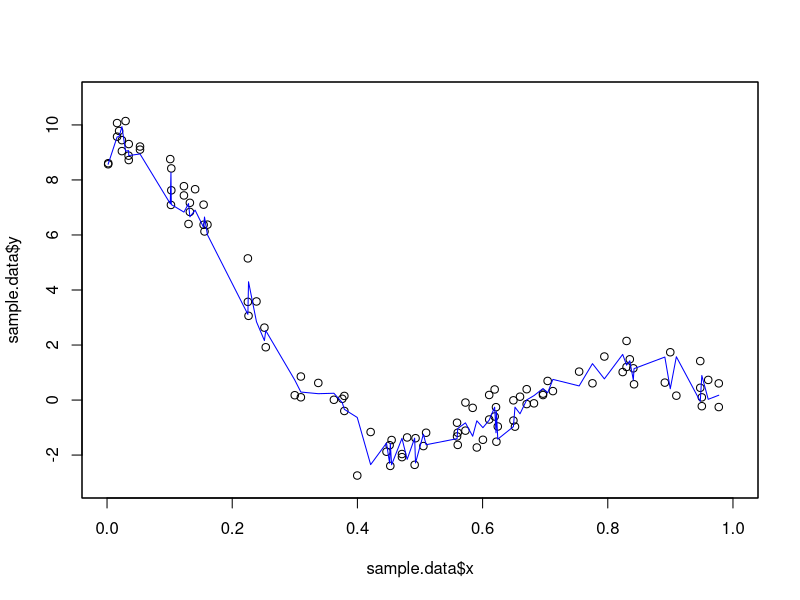
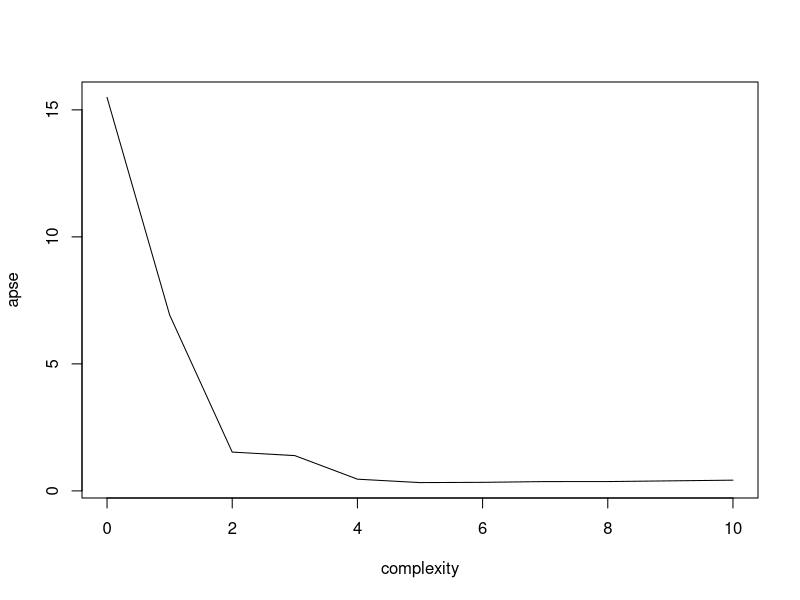
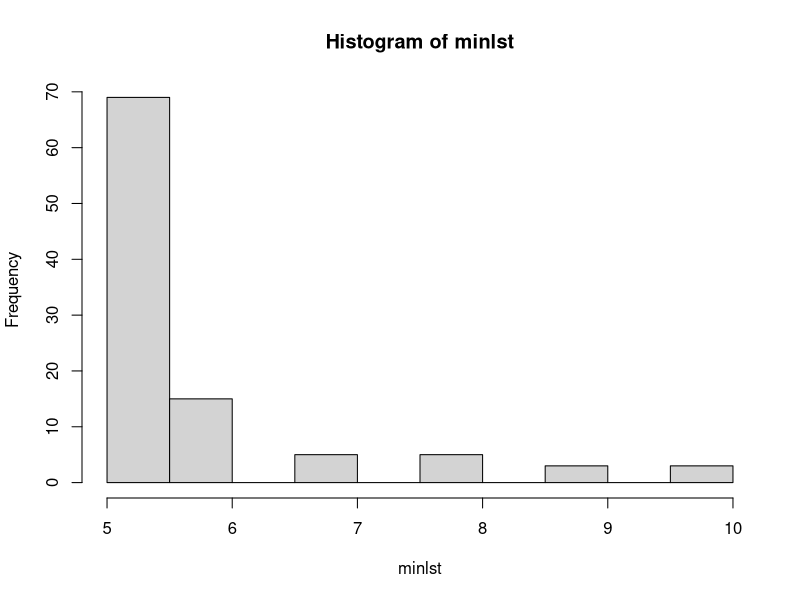

Write the R code that produced these figures, in order.
## ---- chunk 1
knitr::opts_chunk$set(echo = TRUE)
## ---- chunk 2
options(warn=-1)

rm(list=ls())
n=100
set.seed(341)
N <- 125
# Get some x's
x <- runif(N, 0, 1)
x = rep(x, each=2)
mu <- function(x) { sin( 3*pi*x )/x }
# generate some ys
y <- mu(x) + rnorm(N, 0, .6)
# Here's the data
fake.data = data.frame(x=x, y=y)
fake.sample = sample(nrow(fake.data), n)
sample.data = fake.data[fake.sample,]

getmuFun <- function(pop, xvarname, yvarname){
  ## First remove NAs
  pop <- na.omit(pop[, c(xvarname, yvarname)])
  x <- pop[, xvarname]
  y <- pop[, yvarname]
  xks <- unique(x)
  muVals <- sapply(xks,
                   FUN = function(xk) {
                     mean(y[x==xk])
                   })
  ## Put the values in the order of xks
  ord <- order(xks)
  xks <- xks[ord]
  xkRange <-xks[c(1,length(xks))]
  minxk <- min(xkRange) 
  maxxk <- max(xkRange)
  ## mu values
  muVals <- muVals[ord]
  muRange <- muVals[c(1, length(muVals))]
  muFun <- function(xVals){
    ## vector of predictions
    ## same size as xVals and NA in same locations
    predictions <- xVals
    ## Take care of NAs
    xValsLocs <- !is.na(xVals)
    ## Just predict non-NA xVals
    predictions[xValsLocs] <- sapply(xVals[xValsLocs],
                                     FUN = function(xVal) {
                                       if (xVal < minxk) {
                                         result <- muRange[1]
                                       } else
                                         if(xVal > maxxk) {
                                           result <- muRange[2]
                                         } else
                                         {
                                           xlower <- max(c(minxk, xks[xks < xVal]))
                                           xhigher <- min(c(maxxk, xks[xks > xVal]))
                                           mulower <- muVals[xks == xlower]
                                           muhigher <- muVals[xks == xhigher]
                                           interpolateFn <- approxfun(x=c(xlower, xhigher),
                                                                      y=c(mulower, muhigher))
                                           result <- interpolateFn(xVal)
                                         }
                                       result
                                     }
    )
    ## Now return the predictions (including NAs)
    predictions
  }
  muFun
}


muhat <- getmuFun(sample.data, "x", "y")
plot(sample.data$x,sample.data$y, xlim = c(0,1), ylim = c(-3,11))
par(new = TRUE)
plot(x = sort(sample.data$x), y = muhat(sort(sample.data$x)), xlim = c(0,1), ylim = c(-3,11), yaxt = "n", 
     xaxt = "n", col = "blue", xlab ="", ylab = "", type = "l")
par(new = FALSE)


## ---- chunk 3
popSize <- function(pop) {nrow(as.data.frame(pop))}


### This function will return a data frame containing
### only two variates, an x and a y
getXYSample <- function(xvarname, yvarname, samp, pop) {
  sampData <- pop[samp, c(xvarname, yvarname)]
  names(sampData) <- c("x", "y")
  sampData
}


kfoldsampfn<- function(k, pop, xvarname,yvarname) {
  #list = list(Ssamples, Tsamples)
  #split pop into k groups randomly 
  N <- popSize(pop)
  grpsize <- N%/% k
  N <- grpsize * k  #make sure divisible
  ind = sample(rep(1:k,each = grpsize))
  indlst <- split(1:N,ind)
  
  Ssamples <- list()
  Tsamples <- list()
  
  for (i in 1:k){
   Sind <- unlist(indlst[paste(combn(k,k-1)[,i])]) 
   Ssamples[[i]] <- getXYSample(xvarname, yvarname, Sind, pop)
   Tind <- unlist(indlst[paste(k-i+1)])
   Tsamples[[i]] <- getXYSample(xvarname, yvarname, Tind, pop)
   }
  
  list(Ssamples, Tsamples)
}

## ---- chunk 4
getmuhat <- function(sampleXY, complexity = 1) {
  formula <- paste0("y ~ ",
                    if (complexity==0) {
                      "1"
                    } else 
                      paste0("poly(x, ", complexity, ", raw = TRUE)") 
  )
  
  fit <- lm(as.formula(formula), data = sampleXY)
  
  ## From this we construct the predictor function
  muhat <- function(x){
    if ("x" %in% names(x)) {
      ## x is a dataframe containing the variate named
      ## by xvarname
      newdata <- x
    } else 
      ## x is a vector of values that needs to be a data.frame
    {newdata <- data.frame(x = x) }
    ## The prediction
    predict(fit, newdata = newdata)
  }
  ## muhat is the function that we need to calculate values 
  ## at any x, so we return this function from getmuhat
  muhat
}


ave_y_mu_sq <- function(sample, predfun, na.rm = TRUE){
  mean((sample$y - predfun(sample$x))^2, na.rm = na.rm)
}

apse <- function(Ssamples, Tsamples, complexity){
  ## average over the samples S
  ## 
  N_S <- length(Ssamples)
  mean(sapply(1:N_S, 
              FUN=function(j){
                S_j <- Ssamples[[j]]
                ## get the muhat function based on 
                ## the sample S_j
                muhat <- getmuhat(S_j, complexity = complexity)
                ## average over (x_i,y_i) in a
                ## single sample T_j the squares
                ## (y - muhat(x))^2
                T_j <- Tsamples[[j]]
                ave_y_mu_sq(T_j,muhat)
              }
  )
  )
}

k <- 5
kfoldsamps <- kfoldsampfn(k, sample.data, "x", "y")
apse(kfoldsamps[[1]],kfoldsamps[[2]], complexity=2)

## ---- chunk 5
apse_vals <- lapply(0:10, function(i){apse(kfoldsamps[[1]],kfoldsamps[[2]], complexity=i)})
apse_vals <- unlist(apse_vals)
match(min(apse_vals), apse_vals)-1

plot(x = 0:10, y = apse_vals, xlab  = "complexity", ylab = "apse", type = "l")
## ---- chunk 6
muhat7 <- getmuhat(sample.data, complexity=7)
yhat <- muhat7(sample.data$x)
res <- sample.data$y - yhat
B <- 100
minlst <- rep(0,B)

for (i in 1:B){
  ystar <- yhat + res[sample(n,n,replace = TRUE)]
  boot.data <- sample.data
  boot.data$y <- ystar
  #bootmuhat <- getmuFun(boot.data, "x", "y")
  boot.kfold <- kfoldsampfn(k=5, boot.data, "x", "y")
  apse_vals <- lapply(0:10, function(c){apse(boot.kfold[[1]],boot.kfold[[2]], complexity=c)})
  apse_vals <- unlist(apse_vals)
  minlst[i] <- match(min(apse_vals), apse_vals)-1
}
#occurence <- sapply(0:10, function(i){sum(minlst == i)})
hist(minlst)
